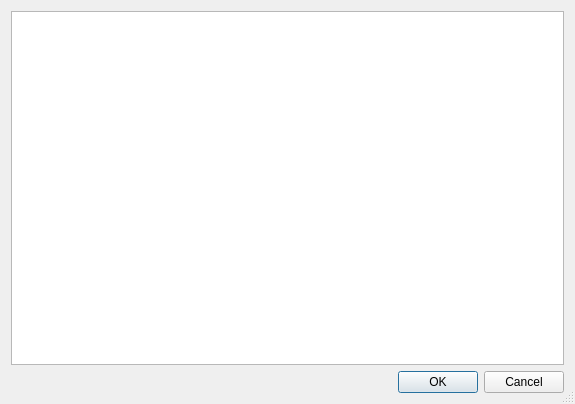
<?xml version="1.0" encoding="UTF-8"?>
<ui version="4.0">
 <class>ForeignKeySelectDialog</class>
 <widget class="QDialog" name="ForeignKeySelectDialog">
  <property name="geometry">
   <rect>
    <x>0</x>
    <y>0</y>
    <width>575</width>
    <height>404</height>
   </rect>
  </property>
  <property name="windowTitle">
   <string>Select reference for foreign key</string>
  </property>
  <property name="sizeGripEnabled">
   <bool>true</bool>
  </property>
  <property name="modal">
   <bool>true</bool>
  </property>
  <layout class="QGridLayout" name="gridLayout">
   <item row="0" column="0">
    <layout class="QVBoxLayout" name="verticalLayout">
     <item>
      <layout class="QHBoxLayout" name="horizontalLayout">
       <item>
        <widget class="QColumnView" name="columnView">
         <property name="editTriggers">
          <set>QAbstractItemView::NoEditTriggers</set>
         </property>
         <property name="alternatingRowColors">
          <bool>true</bool>
         </property>
         <property name="selectionMode">
          <enum>QAbstractItemView::SingleSelection</enum>
         </property>
        </widget>
       </item>
      </layout>
     </item>
     <item>
      <widget class="QDialogButtonBox" name="buttonBox">
       <property name="orientation">
        <enum>Qt::Horizontal</enum>
       </property>
       <property name="standardButtons">
        <set>QDialogButtonBox::Cancel|QDialogButtonBox::Ok</set>
       </property>
      </widget>
     </item>
    </layout>
   </item>
  </layout>
 </widget>
 <resources/>
 <connections>
  <connection>
   <sender>buttonBox</sender>
   <signal>accepted()</signal>
   <receiver>ForeignKeySelectDialog</receiver>
   <slot>accept()</slot>
   <hints>
    <hint type="sourcelabel">
     <x>248</x>
     <y>254</y>
    </hint>
    <hint type="destinationlabel">
     <x>157</x>
     <y>274</y>
    </hint>
   </hints>
  </connection>
  <connection>
   <sender>buttonBox</sender>
   <signal>rejected()</signal>
   <receiver>ForeignKeySelectDialog</receiver>
   <slot>reject()</slot>
   <hints>
    <hint type="sourcelabel">
     <x>316</x>
     <y>260</y>
    </hint>
    <hint type="destinationlabel">
     <x>286</x>
     <y>274</y>
    </hint>
   </hints>
  </connection>
 </connections>
</ui>
